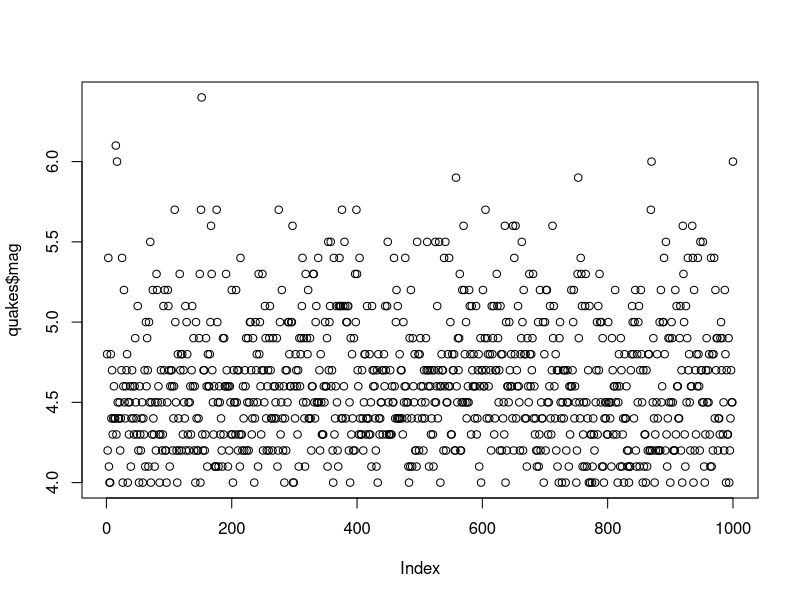
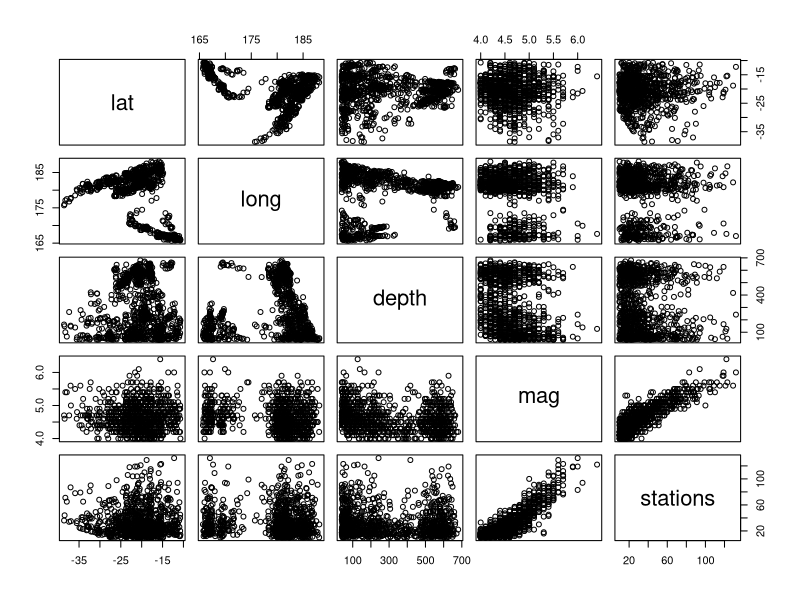
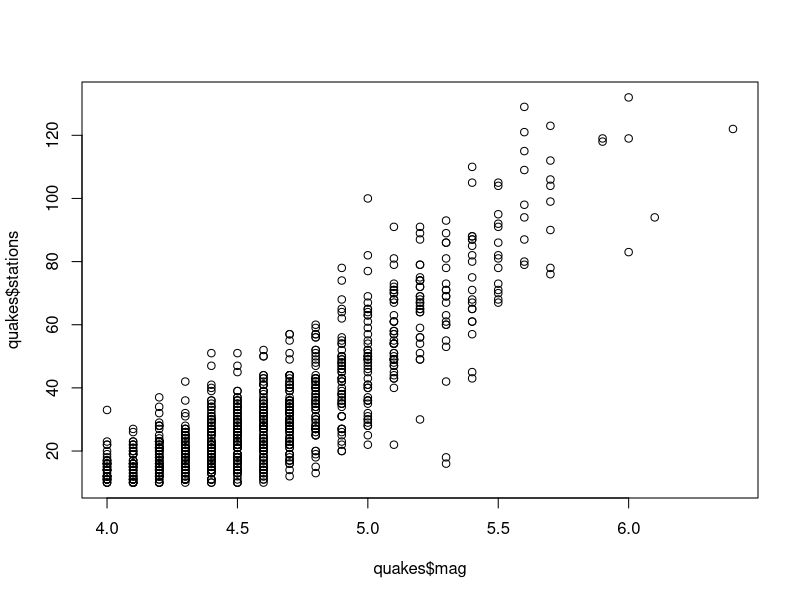
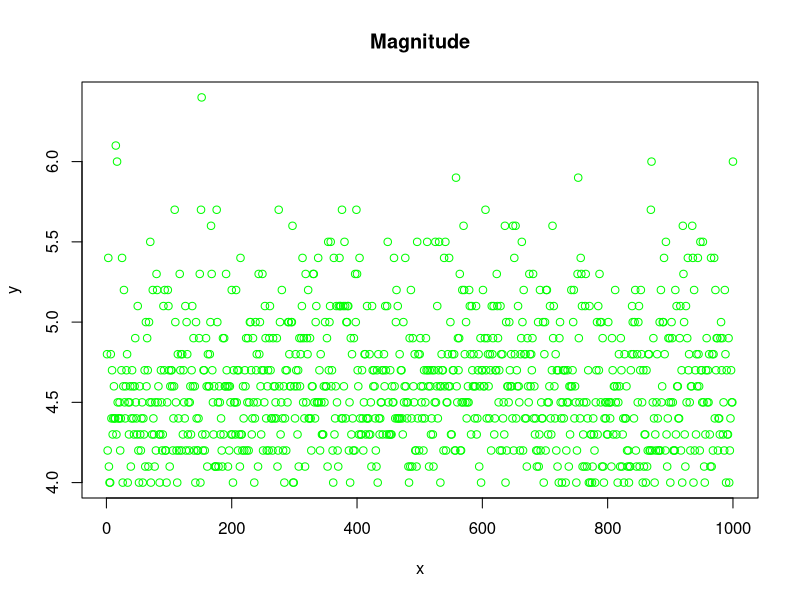
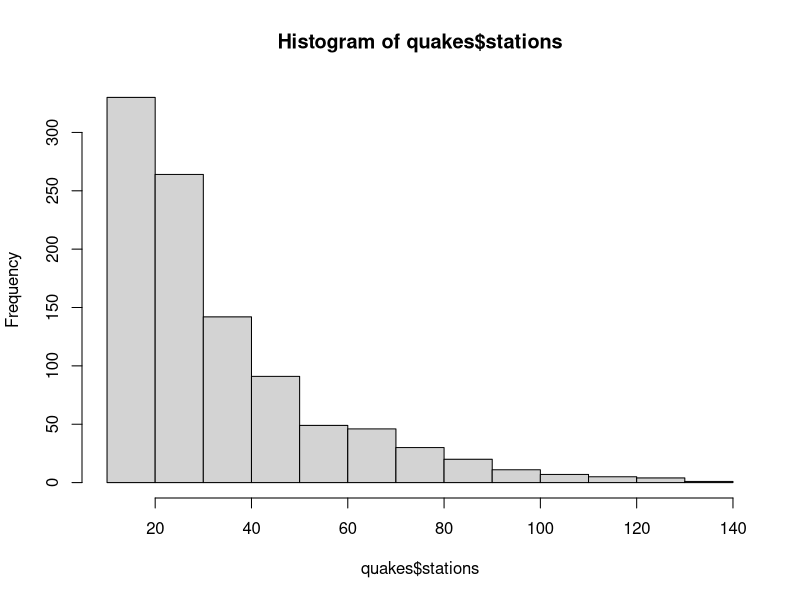
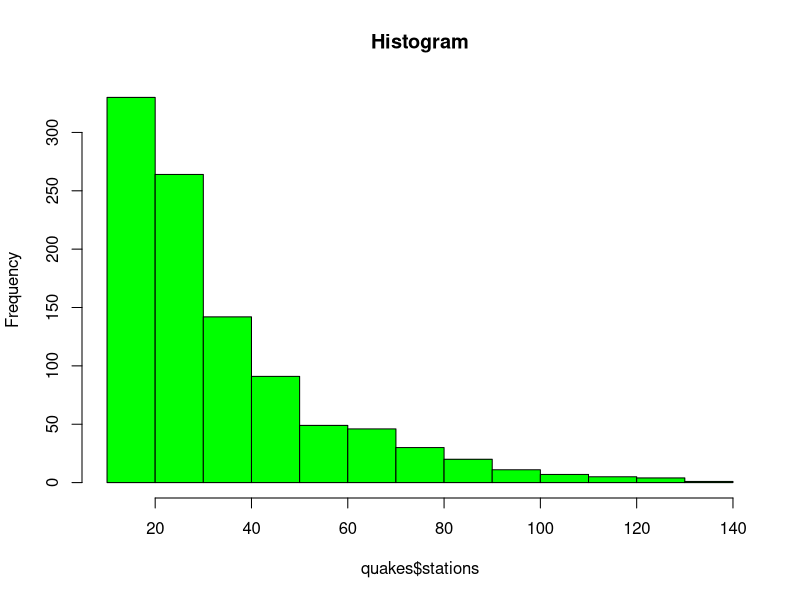
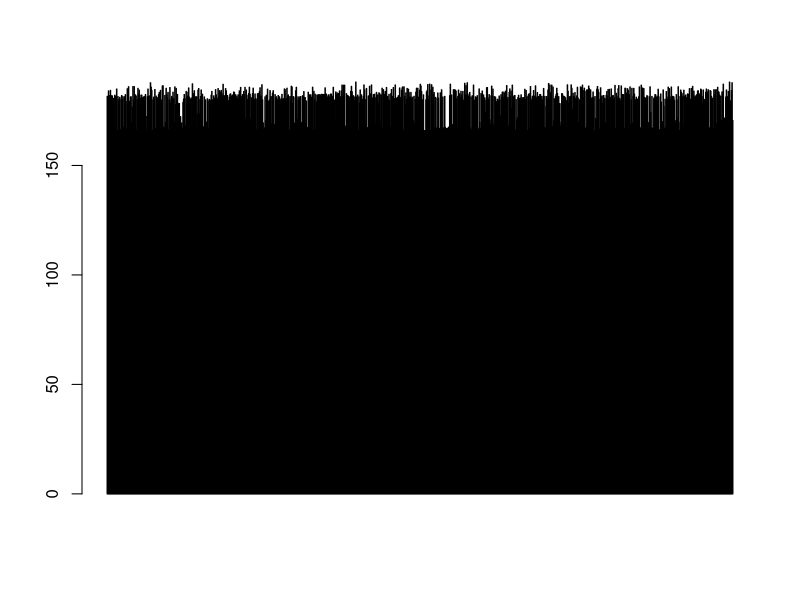
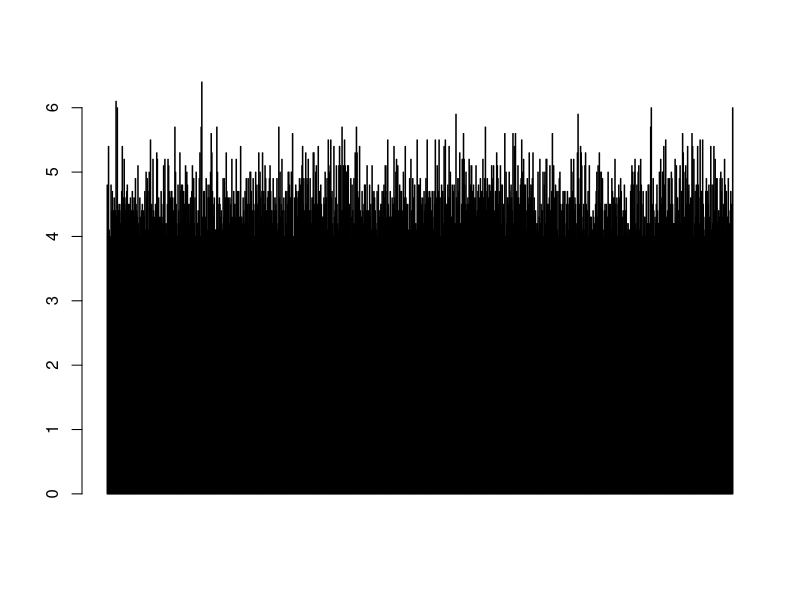

The R script that drew these images, in order:
equakes<- datasets::quakes
library(datasets)
data("quakes")

head(quakes) 
tail(quakes)
quakes[,c(3,4)]
quakes$stations


#Summary
summary(quakes$mag)
summary(quakes)

#Variance
var(quakes$depth,quakes$mag)
var(quakes)
sd(quakes$depth,na.rm = T)

#plots
plot(quakes$mag)
plot(quakes)
plot(quakes$mag,quakes$stations)
plot(quakes$mag, col=("green"),main = "Magnitude", ylab = "y",xlab ="x")

#Histogram
hist(quakes$stations)
hist(quakes$stations, col = "green", main = "Histogram")   #doubt about differentiating with two colors

#Barplot
barplot(quakes$long, col = "blue")
barplot(quakes$mag,col = "blue")

#boxplot
boxplot(quakes$mag)
boxplot(quakes[,2:3])
boxplot(quakes[,1:4])


#Multiple plots
par(mfrow=c(4,4), mar=c(2,5,2,1), las=1, bty="n")
barplot(quakes$long, col = "blue")
boxplot(quakes[,2:3])
plot(quakes$mag, col=("green"),main = "Magnitude", ylab = "y",xlab ="x")
boxplot(quakes[,1:4])


